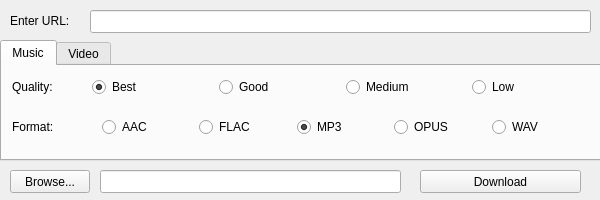
<?xml version="1.0" encoding="UTF-8"?>
<ui version="4.0">
 <class>ytdl</class>
 <widget class="QMainWindow" name="ytdl">
  <property name="enabled">
   <bool>true</bool>
  </property>
  <property name="geometry">
   <rect>
    <x>0</x>
    <y>0</y>
    <width>600</width>
    <height>200</height>
   </rect>
  </property>
  <property name="sizePolicy">
   <sizepolicy hsizetype="Fixed" vsizetype="Fixed">
    <horstretch>0</horstretch>
    <verstretch>0</verstretch>
   </sizepolicy>
  </property>
  <property name="minimumSize">
   <size>
    <width>600</width>
    <height>200</height>
   </size>
  </property>
  <property name="maximumSize">
   <size>
    <width>600</width>
    <height>200</height>
   </size>
  </property>
  <property name="windowTitle">
   <string>ytdl</string>
  </property>
  <widget class="QWidget" name="centralwidget">
   <widget class="QTabWidget" name="Tabs">
    <property name="geometry">
     <rect>
      <x>0</x>
      <y>40</y>
      <width>611</width>
      <height>121</height>
     </rect>
    </property>
    <property name="currentIndex">
     <number>0</number>
    </property>
    <widget class="QWidget" name="Music">
     <property name="toolTip">
      <string>&lt;html&gt;&lt;head/&gt;&lt;body&gt;&lt;p&gt;Music&lt;/p&gt;&lt;/body&gt;&lt;/html&gt;</string>
     </property>
     <property name="whatsThis">
      <string>&lt;html&gt;&lt;head/&gt;&lt;body&gt;&lt;p&gt;Music&lt;/p&gt;&lt;/body&gt;&lt;/html&gt;</string>
     </property>
     <attribute name="title">
      <string>Music</string>
     </attribute>
     <widget class="QLabel" name="labelQuality">
      <property name="geometry">
       <rect>
        <x>10</x>
        <y>10</y>
        <width>61</width>
        <height>21</height>
       </rect>
      </property>
      <property name="text">
       <string>Quality:</string>
      </property>
     </widget>
     <widget class="QLabel" name="labelMFormat">
      <property name="geometry">
       <rect>
        <x>10</x>
        <y>50</y>
        <width>51</width>
        <height>21</height>
       </rect>
      </property>
      <property name="text">
       <string>Format:</string>
      </property>
     </widget>
     <widget class="QWidget" name="layoutWidget">
      <property name="geometry">
       <rect>
        <x>100</x>
        <y>50</y>
        <width>481</width>
        <height>23</height>
       </rect>
      </property>
      <layout class="QHBoxLayout" name="radiosMFormat">
       <item>
        <widget class="QRadioButton" name="radioAAC">
         <property name="text">
          <string>AAC</string>
         </property>
         <attribute name="buttonGroup">
          <string notr="true">MFormatGroup</string>
         </attribute>
        </widget>
       </item>
       <item>
        <widget class="QRadioButton" name="radioFLAC">
         <property name="text">
          <string>FLAC</string>
         </property>
         <attribute name="buttonGroup">
          <string notr="true">MFormatGroup</string>
         </attribute>
        </widget>
       </item>
       <item>
        <widget class="QRadioButton" name="radioMP3">
         <property name="text">
          <string>MP3</string>
         </property>
         <property name="checked">
          <bool>true</bool>
         </property>
         <attribute name="buttonGroup">
          <string notr="true">MFormatGroup</string>
         </attribute>
        </widget>
       </item>
       <item>
        <widget class="QRadioButton" name="radioOPUS">
         <property name="text">
          <string>OPUS</string>
         </property>
         <attribute name="buttonGroup">
          <string notr="true">MFormatGroup</string>
         </attribute>
        </widget>
       </item>
       <item>
        <widget class="QRadioButton" name="radioWAV">
         <property name="text">
          <string>WAV</string>
         </property>
         <attribute name="buttonGroup">
          <string notr="true">MFormatGroup</string>
         </attribute>
        </widget>
       </item>
      </layout>
     </widget>
     <widget class="QWidget" name="layoutWidget">
      <property name="geometry">
       <rect>
        <x>90</x>
        <y>10</y>
        <width>501</width>
        <height>23</height>
       </rect>
      </property>
      <layout class="QHBoxLayout" name="radiosQuality">
       <item>
        <widget class="QRadioButton" name="radioBest">
         <property name="enabled">
          <bool>true</bool>
         </property>
         <property name="text">
          <string>Best</string>
         </property>
         <property name="checked">
          <bool>true</bool>
         </property>
         <attribute name="buttonGroup">
          <string notr="true">MQualityGroup</string>
         </attribute>
        </widget>
       </item>
       <item>
        <widget class="QRadioButton" name="radioGood">
         <property name="text">
          <string>Good</string>
         </property>
         <attribute name="buttonGroup">
          <string notr="true">MQualityGroup</string>
         </attribute>
        </widget>
       </item>
       <item>
        <widget class="QRadioButton" name="radioMedium">
         <property name="text">
          <string>Medium</string>
         </property>
         <attribute name="buttonGroup">
          <string notr="true">MQualityGroup</string>
         </attribute>
        </widget>
       </item>
       <item>
        <widget class="QRadioButton" name="radioLow">
         <property name="text">
          <string>Low</string>
         </property>
         <attribute name="buttonGroup">
          <string notr="true">MQualityGroup</string>
         </attribute>
        </widget>
       </item>
      </layout>
     </widget>
    </widget>
    <widget class="QWidget" name="Video">
     <property name="enabled">
      <bool>true</bool>
     </property>
     <attribute name="title">
      <string>Video</string>
     </attribute>
     <widget class="QLabel" name="labelResolution">
      <property name="geometry">
       <rect>
        <x>10</x>
        <y>10</y>
        <width>111</width>
        <height>21</height>
       </rect>
      </property>
      <property name="text">
       <string>Max Resolution:</string>
      </property>
     </widget>
     <widget class="QLabel" name="labelVFormat">
      <property name="geometry">
       <rect>
        <x>10</x>
        <y>50</y>
        <width>121</width>
        <height>21</height>
       </rect>
      </property>
      <property name="text">
       <string>Preferred Format:</string>
      </property>
     </widget>
     <widget class="QWidget" name="layoutWidget">
      <property name="geometry">
       <rect>
        <x>140</x>
        <y>50</y>
        <width>451</width>
        <height>21</height>
       </rect>
      </property>
      <layout class="QHBoxLayout" name="radiosVFormat">
       <item>
        <widget class="QRadioButton" name="radio3GP">
         <property name="text">
          <string>3GP</string>
         </property>
         <attribute name="buttonGroup">
          <string notr="true">VFormatGroup</string>
         </attribute>
        </widget>
       </item>
       <item>
        <widget class="QRadioButton" name="radioFLV">
         <property name="text">
          <string>FLV</string>
         </property>
         <attribute name="buttonGroup">
          <string notr="true">VFormatGroup</string>
         </attribute>
        </widget>
       </item>
       <item>
        <widget class="QRadioButton" name="radioMP4">
         <property name="text">
          <string>MP4</string>
         </property>
         <property name="checked">
          <bool>true</bool>
         </property>
         <attribute name="buttonGroup">
          <string notr="true">VFormatGroup</string>
         </attribute>
        </widget>
       </item>
       <item>
        <widget class="QRadioButton" name="radioWEBM">
         <property name="text">
          <string>WEBM</string>
         </property>
         <attribute name="buttonGroup">
          <string notr="true">VFormatGroup</string>
         </attribute>
        </widget>
       </item>
      </layout>
     </widget>
     <widget class="QWidget" name="layoutWidget">
      <property name="geometry">
       <rect>
        <x>120</x>
        <y>10</y>
        <width>471</width>
        <height>23</height>
       </rect>
      </property>
      <layout class="QHBoxLayout" name="radiosResolution">
       <item>
        <widget class="QRadioButton" name="radio4K">
         <property name="text">
          <string>4K</string>
         </property>
         <attribute name="buttonGroup">
          <string notr="true">VResGroup</string>
         </attribute>
        </widget>
       </item>
       <item>
        <widget class="QRadioButton" name="radio1440p">
         <property name="text">
          <string>1440p</string>
         </property>
         <attribute name="buttonGroup">
          <string notr="true">VResGroup</string>
         </attribute>
        </widget>
       </item>
       <item>
        <widget class="QRadioButton" name="radio1080p">
         <property name="text">
          <string>1080p</string>
         </property>
         <property name="checked">
          <bool>true</bool>
         </property>
         <attribute name="buttonGroup">
          <string notr="true">VResGroup</string>
         </attribute>
        </widget>
       </item>
       <item>
        <widget class="QRadioButton" name="radio720p">
         <property name="text">
          <string>720p</string>
         </property>
         <attribute name="buttonGroup">
          <string notr="true">VResGroup</string>
         </attribute>
        </widget>
       </item>
       <item>
        <widget class="QRadioButton" name="radio480p">
         <property name="text">
          <string>480p</string>
         </property>
         <attribute name="buttonGroup">
          <string notr="true">VResGroup</string>
         </attribute>
        </widget>
       </item>
      </layout>
     </widget>
    </widget>
   </widget>
   <widget class="QPushButton" name="buttonBrowse">
    <property name="geometry">
     <rect>
      <x>10</x>
      <y>170</y>
      <width>80</width>
      <height>23</height>
     </rect>
    </property>
    <property name="text">
     <string>Browse...</string>
    </property>
   </widget>
   <widget class="QPushButton" name="buttonDownload">
    <property name="geometry">
     <rect>
      <x>420</x>
      <y>170</y>
      <width>161</width>
      <height>23</height>
     </rect>
    </property>
    <property name="text">
     <string>Download</string>
    </property>
   </widget>
   <widget class="QLineEdit" name="lineBrowse">
    <property name="geometry">
     <rect>
      <x>100</x>
      <y>170</y>
      <width>301</width>
      <height>23</height>
     </rect>
    </property>
   </widget>
   <widget class="QLabel" name="labelURL">
    <property name="geometry">
     <rect>
      <x>10</x>
      <y>10</y>
      <width>81</width>
      <height>21</height>
     </rect>
    </property>
    <property name="text">
     <string>Enter URL:</string>
    </property>
   </widget>
   <widget class="QLineEdit" name="lineURL">
    <property name="geometry">
     <rect>
      <x>90</x>
      <y>10</y>
      <width>501</width>
      <height>23</height>
     </rect>
    </property>
   </widget>
  </widget>
 </widget>
 <resources/>
 <connections/>
 <buttongroups>
  <buttongroup name="VFormatGroup"/>
  <buttongroup name="MQualityGroup"/>
  <buttongroup name="MFormatGroup"/>
  <buttongroup name="VResGroup"/>
 </buttongroups>
</ui>
